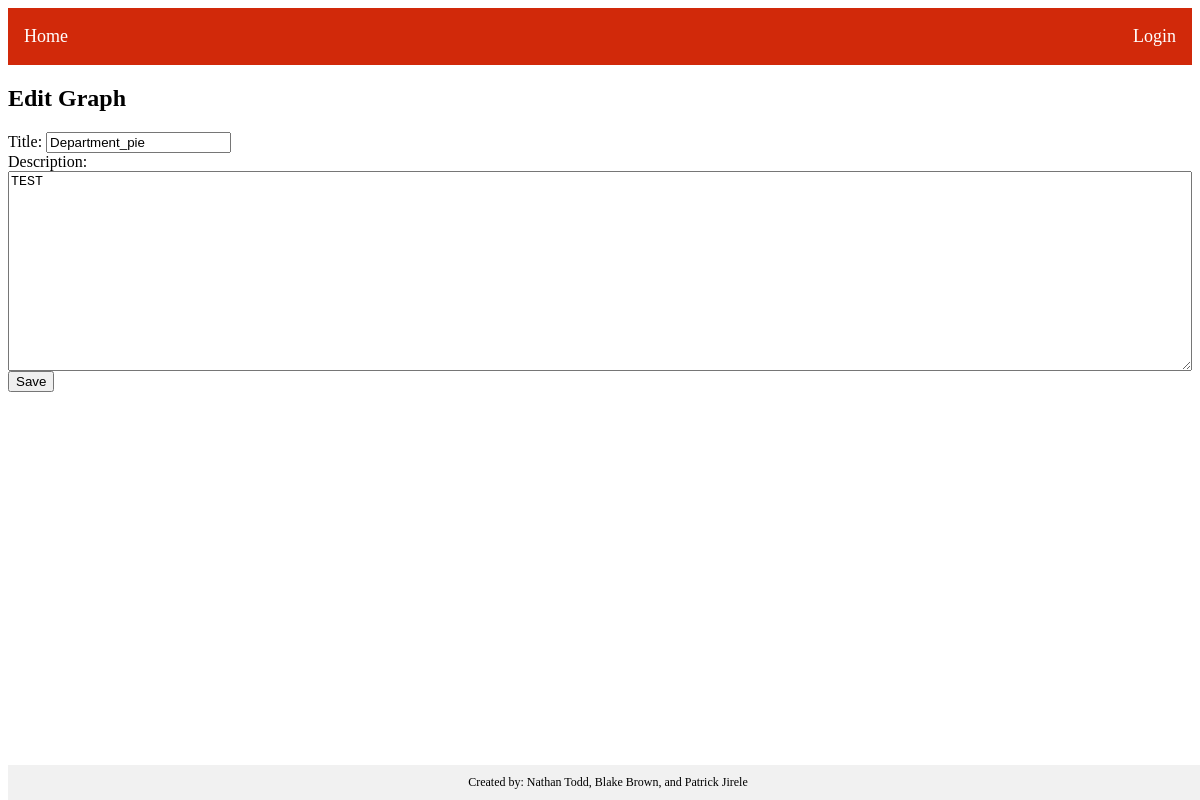
Page /editGraph/Department_pie.png on the earlier database version.
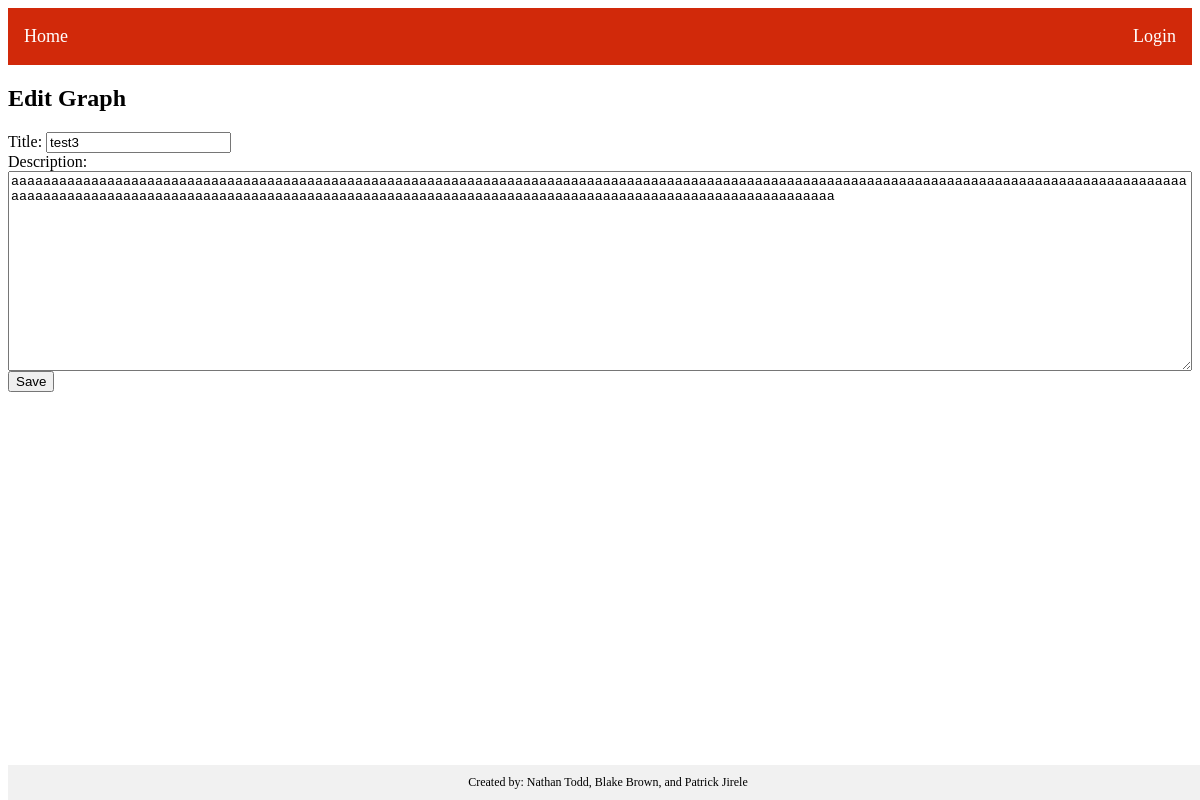
Same page on the later database version.
### main.py (models this page shows)
class Graphs(db.Model):
    id = db.Column(db.Integer, primary_key=True)
    path = db.Column(db.String(100), nullable=False)
    title = db.Column(db.String(50), nullable=False)
    description = db.Column(db.String(250), nullable=True)
    group_id = db.Column(db.Integer, db.ForeignKey('graphgroup.id'), nullable=True)

### main.py (the view)
@login_required
@app.route('/editGraph/<imgName>', methods=['GET', 'POST'])
def editGraph(imgName):
    graphDir = './static/graphs/' + imgName
    graphToEdit = Graphs.query.filter_by(path=graphDir).first()
    if request.method == 'POST':
        graphToEdit.title = request.form['title']
        graphToEdit.description = request.form['description']
        db.session.commit()
        return redirect('/uploadGraphs')
    return render_template('editGraph.html', graphToEdit=graphToEdit)

### templates/editGraph.html (shortened to what this page needs)
{% extends 'base.html' %}
{% block content %}
<head>
</head>
<body>
    <h2>Edit Graph</h2>
    <form method="POST" action="{{ url_for('editGraph', imgName=graphToEdit.path.split('/')[-1]) }}">
        <label for="title">Title:</label>
        <input type="text" id="title" name="title" value="{{ graphToEdit.title }}"><br>
        <label for="description">Description:</label><br>
        <textarea id="description" name="description" rows="10" maxlength="250">{{ graphToEdit.description }}</textarea><br>
        <button type="submit">Save</button>
    </form>
</body>
{% endblock %}

### templates/base.html (shortened to what this page needs)
<html>
<head>
    <!DOCTYPE html>
    <link href="/static/style.css" rel="stylesheet">
</head>
{% if current_user.is_authenticated %}
<body>
    <nav>
        <ul>
            <li><a href='/'>Home</a></li>
            <li><a href='/createGraph'>Create Graphs</a></li>
            <li><a href='/uploadGraphs'>Upload Graphs</a></li>
            <li><a href='/editGroups'>Edit Groups</a></li>
            <li><a href='/uploadDataset'>Upload Dataset</a></li>
            <div class="dropdown">
                <button class="dropbtn">Account <i class="fa fa-caret-down"></i> </button>
                <div class="dropdown-content">
                    <a href="/updatePassword">Change Password</a>
                    <a href="/logout">Logout</a>
                    <a href="/createAdmin">Create Admin</a>
                </div>
            </div>
        </ul>
    </nav>
</body>
{% else %}
<nav>
    <ul>
        <li><a href='/'>Home</a></li>
        <div class="topnav-right">
            <li><a href='/login'>Login</a></li>
        </div>
    </ul>
</nav>
{% endif %}
{% block content %}
{% endblock %}
<div class="footer">
    Created by: Nathan Todd, Blake Brown, and Patrick Jirele
</div>
</html>

### static/style.css (style rules this page uses)
ul { list-style-type: none; margin: 0; padding: 0; overflow: hidden; background-color: #d1290a; }
li { float: left; }
li a { display: block; color: white; text-align: center; padding: 18px 16px; text-decoration: none; font-size: 18px; }
.topnav-right { float: right; }

### templates/base.html (style rules this page uses)
nav { position: sticky; top: 0; background-color: #333; z-index: 1; }
.footer { position: fixed; bottom: 0; width: 100%; background-color: #f1f1f1; text-align: center; padding: 10px 0; font-size: 12px; }

### templates/editGraph.html (style rules this page uses)
textarea { width: 100%; height: 200px; }

Differences in the rows shown:
changed Graphs: title "Department_pie" → "test3"; description "TEST" → "aaaaaaaaaaaaaaaaaaaaaaaaaaaaaaaaaaaaaaaaaaaaaaaaaaaaaaaaaaaaaaaaaaaaaaaaaaaaaaaaaaaaaaaaaaaaaaaaaaaaaaaaaaaaaaaaaaaaaaaaaaaaaaaaaaaaaaaaaaaaaaaaaaaaaaaaaaaaaaaaaaaaaaaaaaaaaaaaaaaaaaaaaaaaaaaaaaaaaaaaaaaaaaaaaaaaaaaaaaaaaaaaaaaaaaaaaaaaaaaaaaaaaaaaaa"
